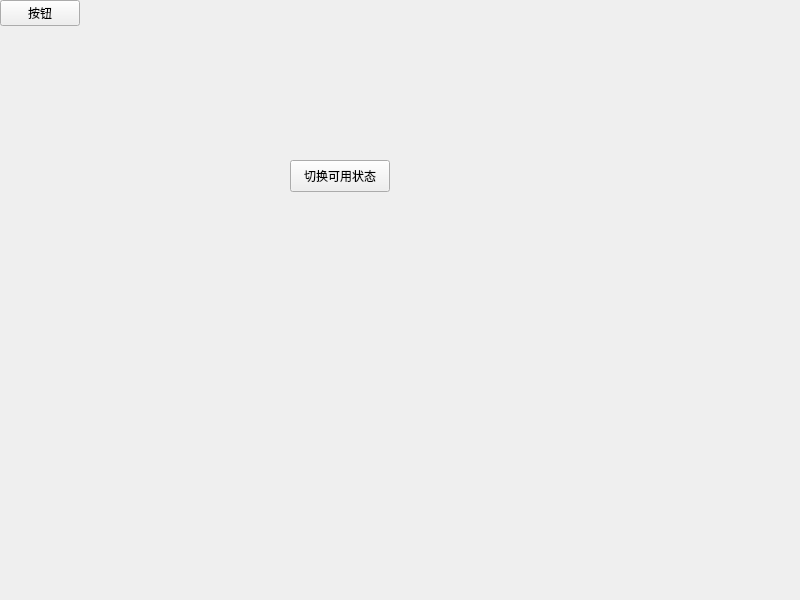
<?xml version="1.0" encoding="UTF-8"?>
<ui version="4.0">
 <class>Widget</class>
 <widget class="QWidget" name="Widget">
  <property name="geometry">
   <rect>
    <x>0</x>
    <y>0</y>
    <width>800</width>
    <height>600</height>
   </rect>
  </property>
  <property name="windowTitle">
   <string>Widget</string>
  </property>
  <widget class="QPushButton" name="pushButton">
   <property name="text">
    <string>按钮</string>
   </property>
  </widget>
  <widget class="QPushButton" name="pushButton_enable">
   <property name="geometry">
    <rect>
     <x>290</x>
     <y>160</y>
     <width>100</width>
     <height>32</height>
    </rect>
   </property>
   <property name="text">
    <string>切换可用状态</string>
   </property>
  </widget>
 </widget>
 <resources/>
 <connections/>
</ui>
